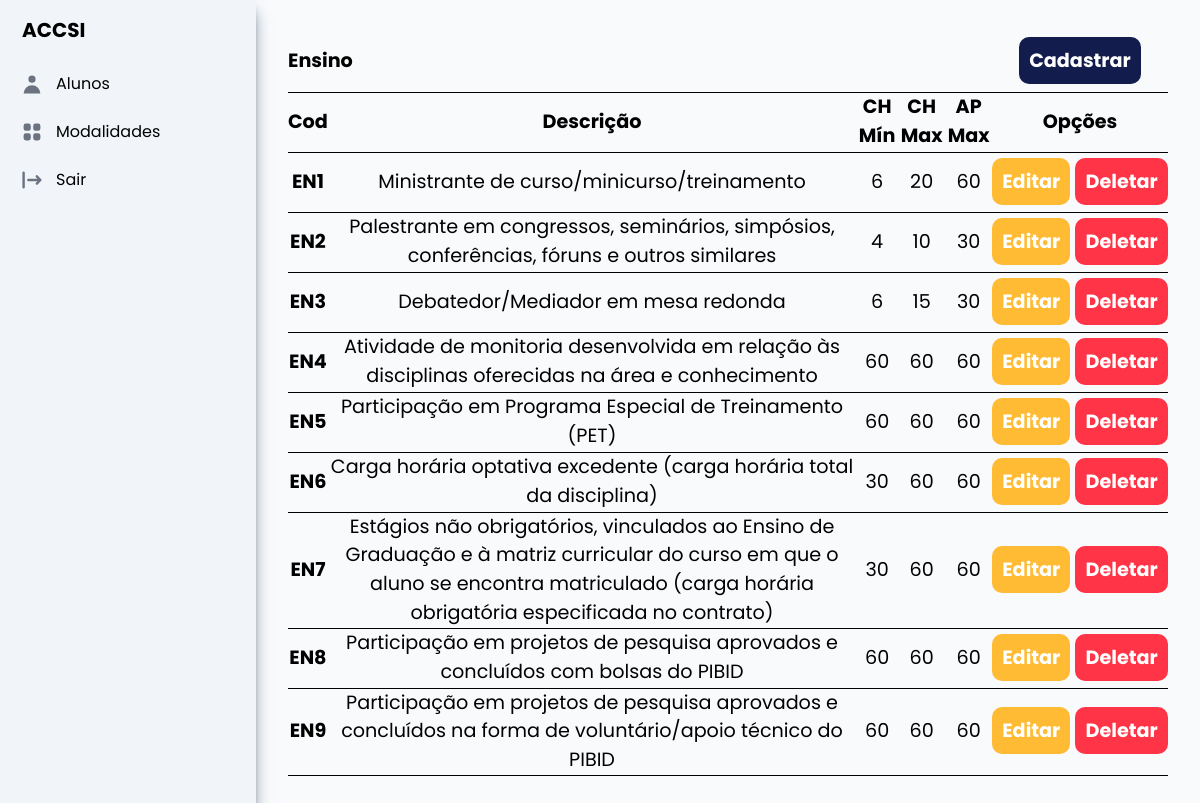
The page /atividade/ensino (signed in) on the database its author committed.
### atividade/models.py (models this page shows, shortened)
class Atividade(models.Model):
    id_atividade = models.AutoField(primary_key=True)
    codigo = models.CharField(unique=True, max_length=5)
    modalidade = models.ForeignKey(Modalidade, on_delete=models.CASCADE)
    descricao = models.CharField(max_length=250)
    ch_min = models.IntegerField()
    ch_max = models.IntegerField()
    ap_max = models.IntegerField()

### atividade/views.py (the view)
# urls.py: path('ensino', views.ListarEnsino.as_view(), name="listar_atividade_ensino"),
@method_decorator(login_required, name='dispatch')
class ListarEnsino(ListView):
    template_name = 'ensino/listar_ensino.html'
    model = Atividade
    context_object_name = 'atividades'
    def get_queryset(self):
        queryset = super().get_queryset()
        queryset = queryset.filter(modalidade=Modalidade.objects.get(id_modalidade=1))
        return queryset

### atividade/templates/ensino/listar_ensino.html
{% extends 'base.html' %}
{% load static %}
{% block style %}
    <link rel="stylesheet" href="{% static 'css/tabelas.css' %}" />
{% endblock %}
{% block conteudo %}
    <div>
        <table>
            <thead>
                <tr>
                    <th colspan="5" style="text-align: start">Ensino</th>
                    <th colspan="1" style="justify-content: end">
                        <a class="cad" href="{% url 'cadastrar_atividade_ensino' %}">Cadastrar</a>
                    </th>
                </tr>
                <tr>
                    <th scope="col">Cod</th>
                    <th scope="col">Descrição</th>
                    <th scope="col">CH Mín</th>
                    <th scope="col">CH Max</th>
                    <th scope="col">AP Max</th>
                    <th scope="col" style="width: 20%">Opções</th>
                </tr>
            </thead>
            <tbody>
                {% for atividade in atividades %}
                    <tr>
                        <th scope="row">{{ atividade.codigo }}</th>
                        <td>{{ atividade.descricao }}</td>
                        <td>{{ atividade.ch_min }}</td>
                        <td>{{ atividade.ch_max }}</td>
                        <td>{{ atividade.ap_max }}</td>
                        <td>
                            <a class="edit"
                               href="{% url 'editar_atividade_ensino' atividade.id_atividade %}">Editar</a>
                            <a class="delete"
                               href="{% url 'apagar_atividade_ensino' atividade.id_atividade %}">Deletar</a>
                        </td>
                    </tr>
                {% endfor %}
            </tbody>
        </table>
    </div>
{% endblock %}

### static/css/tabelas.css (style rules this page uses)
* { margin: 0; padding: 0; box-sizing: border-box; }
html { font-family: "Poppins" !important; }
table { width: 100%; text-align: center; font-size: 1.2rem; border-collapse: collapse; border-radius: 20px; -webkit-border-radius: 25px; -moz-border-radius: 25px; }
table a { border-radius: 10px; padding: 10px; box-sizing: border-box; font-weight: bold; }
td, th { height: 60px; border-bottom: 1px solid black; }
.cad { background-color: #121c4d; color: white; }
.edit { background-color: #ffbb33; color: white; }
.delete { background-color: #ff3547; color: white; }

### rows shown on the page
Atividade: codigo "EN1", descricao "Ministrante de curso/minicurso/treinamento", ch_min "6", ch_max "20", ap_max "60"
Atividade: codigo "EN2", descricao "Palestrante em congressos, seminários, simpósios, conferências, fóruns e outros similares", ch_min "4", ch_max "10", ap_max "30"
Atividade: codigo "EN3", descricao "Debatedor/Mediador em mesa redonda", ch_min "6", ch_max "15", ap_max "30"
Atividade: codigo "EN4", descricao "Atividade de monitoria desenvolvida em relação às disciplinas oferecidas na área e conhecimento", ch_min "60", ch_max "60", ap_max "60"
Atividade: codigo "EN5", descricao "Participação em Programa Especial de Treinamento (PET)", ch_min "60", ch_max "60", ap_max "60"
Atividade: codigo "EN6", descricao "Carga horária optativa excedente (carga horária total da disciplina)", ch_min "30", ch_max "60", ap_max "60"
Atividade: codigo "EN7", descricao "Estágios não obrigatórios, vinculados ao Ensino de Graduação e à matriz curricular do curso em que o aluno se encontra matriculado (carga horária obrigatória especificada no contrato)", ch_min "30", ch_max "60", ap_max "60"
Atividade: codigo "EN8", descricao "Participação em projetos de pesquisa aprovados e concluídos com bolsas do PIBID", ch_min "60", ch_max "60", ap_max "60"
Atividade: codigo "EN9", descricao "Participação em projetos de pesquisa aprovados e concluídos na forma de voluntário/apoio técnico do PIBID", ch_min "60", ch_max "60", ap_max "60"
